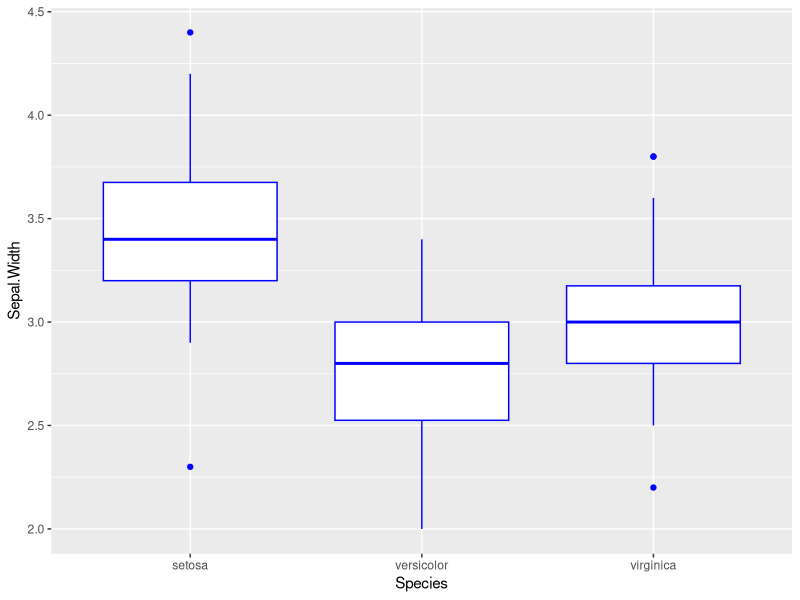

Generate this figure with R:
# Charger la bibliothèque ggplot2
  library(ggplot2)
  
  # Créer le graphique de boîte à moustaches avec des bordures bleues
  ggplot(iris, aes(x = Species, y = Sepal.Width)) +
    geom_boxplot(color = "blue")  # Changer la couleur des bordures en bleu
  